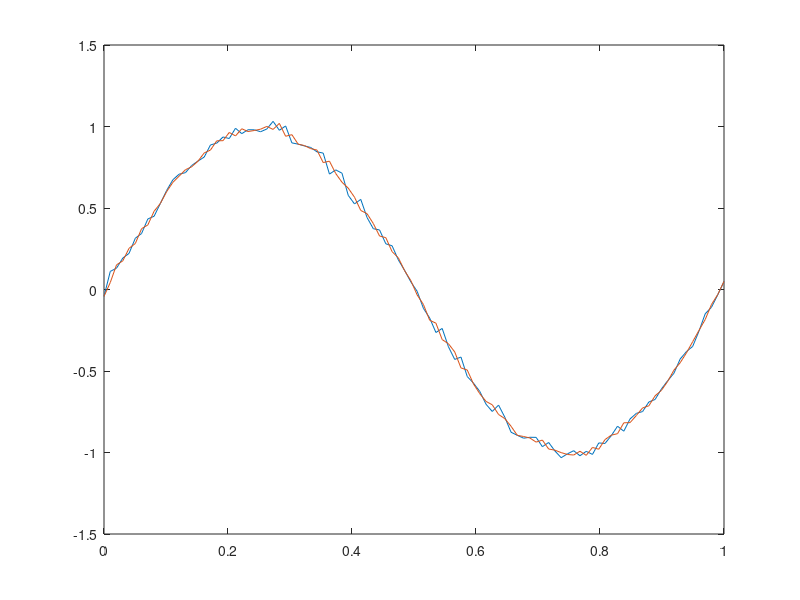

MATLAB code for this plot:
%y(t)= sin(t) + ei(chyba)

t = linspace(0, 1, 100)    %rozdel interval od 0 po 1 na 100 casti
sinus = sin(2*pi*t)
a = 0.05    %amplituda sumu
kmitanie = 2 * a * rand(1, length(sinus)) - a    %v intervale od <-a,a>
zasumenySinus = sinus + kmitanie
size(t)

%teraz zasumeny sinus treba vyhladit

%vyhladenie 2. stupna - 1 pred, 1 za
b0  = zasumenySinus(1:length(zasumenySinus)-2)
b1  = zasumenySinus(3:length(zasumenySinus))
f   = zasumenySinus(2:length(zasumenySinus)-1)

maticaA = [
    b0*b0', b1*b0'
    b0*b1', b1*b1'
]

praveStrany = [
    f*b0'
    f*b1'
]

koeficienty = linsolve(maticaA, praveStrany)
c0 = koeficienty(2)
c1 = koeficienty(1)

vyhladenieDruhehoStupna = c0*b0 + c1*b1

%1. a posledny prirad zo zasumeneho sinusu (funkcia, ktoru chceme
%vyhladzovat), zvysok (medzi nimi) dopln z uz vyhladeneho vektora
vyhladenieCeleDruhehoStupna = [zasumenySinus(1) vyhladenieDruhehoStupna zasumenySinus(length(t))]




%vyhladenie 3. stupna - 2 pred, 1 za

%bazicke vektory a vyhladzovane funkcne hodnoty musia byt o 2+1 = 3 prvky
%kratsie
b0  = zasumenySinus(1:length(zasumenySinus)-3)
b1  = zasumenySinus(2:length(zasumenySinus)-2)
b2  = zasumenySinus(4:length(zasumenySinus))
f   = zasumenySinus(3:length(zasumenySinus)-1)

maticaA = [
    b0*b0', b1*b0' b2*b0'
    b0*b1', b1*b1' b2*b1'
    b0*b2', b1*b2' b2*b2'
]

praveStrany = [
    f*b0'
    f*b1'
    f*b2'
]

koeficienty = linsolve(maticaA, praveStrany)
c0 = koeficienty(3)
c1 = koeficienty(2)
c2 = koeficienty(1)

vyhladenieTretiehoStupnaTypA = c0*b0 + c1*b1 + c2*b2

%prve dva a posledny prirad zo zasumeneho sinusu , zvysok (medzi nimi) 
%dopln z uz vyhladeneho vektora
vyhladenieCeleTretiehoStupnaTypA = [zasumenySinus(1) zasumenySinus(2) vyhladenieTretiehoStupnaTypA zasumenySinus(length(t))]









%vyhladenie 3. stupna - 1 pred, 2 za

b0  = zasumenySinus(1:length(zasumenySinus)-3)
b1  = zasumenySinus(3:length(zasumenySinus)-1)
b2  = zasumenySinus(4:length(zasumenySinus))
f   = zasumenySinus(2:length(zasumenySinus)-2)

maticaA = [
    b0*b0', b1*b0' b2*b0'
    b0*b1', b1*b1' b2*b1'
    b0*b2', b1*b2' b2*b2'
]

praveStrany = [
    f*b0'
    f*b1'
    f*b2'
]

koeficienty = linsolve(maticaA, praveStrany)
c0 = koeficienty(3)
c1 = koeficienty(2)
c2 = koeficienty(1)

vyhladenieTretiehoStupnaTypB = c0*b0 + c1*b1 + c2*b2

%prvy a posledne dva prirad zo zasumeneho sinusu , zvysok (medzi nimi) 
%dopln z uz vyhladeneho vektora
velkost = length(t)
vyhladenieCeleTretiehoStupnaTypB = [zasumenySinus(1) vyhladenieTretiehoStupnaTypB zasumenySinus(velkost-1) zasumenySinus(velkost)]






%vyhladenie 4. stupna - 2 pred, 2 za

b0  = zasumenySinus(1:length(zasumenySinus)-4)
b1  = zasumenySinus(2:length(zasumenySinus)-3)
b2  = zasumenySinus(4:length(zasumenySinus)-1)
b3  = zasumenySinus(5:length(zasumenySinus))
f   = zasumenySinus(3:length(zasumenySinus)-2)

maticaA = [
    b0*b0', b1*b0' b2*b0' b3*b0'
    b0*b1', b1*b1' b2*b1' b3*b1'
    b0*b2', b1*b2' b2*b2' b3*b2'
    b0*b3', b1*b3' b2*b3' b3*b3'
]

praveStrany = [
    f*b0'
    f*b1'
    f*b2'
    f*b3'
]

koeficienty = linsolve(maticaA, praveStrany)
c0 = koeficienty(4)
c1 = koeficienty(3)
c2 = koeficienty(2)
c3 = koeficienty(1)

vyhladenieStvrtehoStupna = c0*b0 + c1*b1 + c2*b2 + c3*b3

%prve dva a posledne dva prirad zo zasumeneho sinusu , zvysok (medzi nimi) 
%dopln z uz vyhladeneho vektora
velkost = length(t)
vyhladenieCeleStvrtehoStupna = [zasumenySinus(1) zasumenySinus(2) vyhladenieStvrtehoStupna zasumenySinus(velkost-1) zasumenySinus(velkost)]






%*********************___PREDIKCIA___*********************
%1. stupna
%f(k) = c*f(k-1)

%predikcia

%zobrat 90% dat zo zaciatku a skusime predikovat poslednych 10% dat a
%porovnat s originalnymi datami

%t = [0 1 2 3 4 5 6 7]
f = [0 1 2 3 4 5 6 7]   %podla fcie y(t)=t

%predikcia prveho stupna
%f(k+1) = c0 * f(k-1)
b0 = f(1:length(f)-1)
fNove = f(2:length(f))

%1 = c * 0
%2 = c * 1
%3 = c * 2
%...
%8 = c * 7

c0 = (fNove*b0') / (b0*b0')
fPredikovane = c0*f(length(f)) %f(8) = 1.23* 7 = 8.61
%f(9) = 1.23 * 8,61 = 




%predikcia druheho stupna
%f(k+1) = c1 * f(k-1) + c2 * f(k-2)
fNove = f(3:8)  %najskor mozem ist od druheho
b1 = f(2:7)
b2 = f(1:6)

maticaA = [
    b1*b1' b2*b1'
    b1*b2' b2*b2'
]

praveStrany = [
    fNove * b1'
    fNove * b2'
]


koeficienty = linsolve(maticaA, praveStrany)
c1 = koeficienty(1)
c2 = koeficienty(2)

f(length(f))
f(length(f)-1)

fPredikovane = c1*f(length(f)) + c2*f(length(f)-1)



%***************************___GRAFY___***************************
plot(t, zasumenySinus, t, vyhladenieCeleDruhehoStupna)
%plot(t, zasumenySinus, t, vyhladenieCeleTretiehoStupnaTypA)
%plot(t, zasumenySinus, t, vyhladenieCeleTretiehoStupnaTypB)
%plot(t, zasumenySinus, t, vyhladenieCeleStvrtehoStupna)

%editor grafu -> edit -> kliknut na vyhladenie a vymazat
%tool -> basic fitting -> zakliknut jednotlive stupne polynomov
%zakliknut si nanajvys 8, 9, 10
%zoberieme koeficienty polynomu 10 stupna a vyhodime 3 najmensie koeficienty
%tym najdeme polynomicky model a najst chybu
%do buduceho cvika